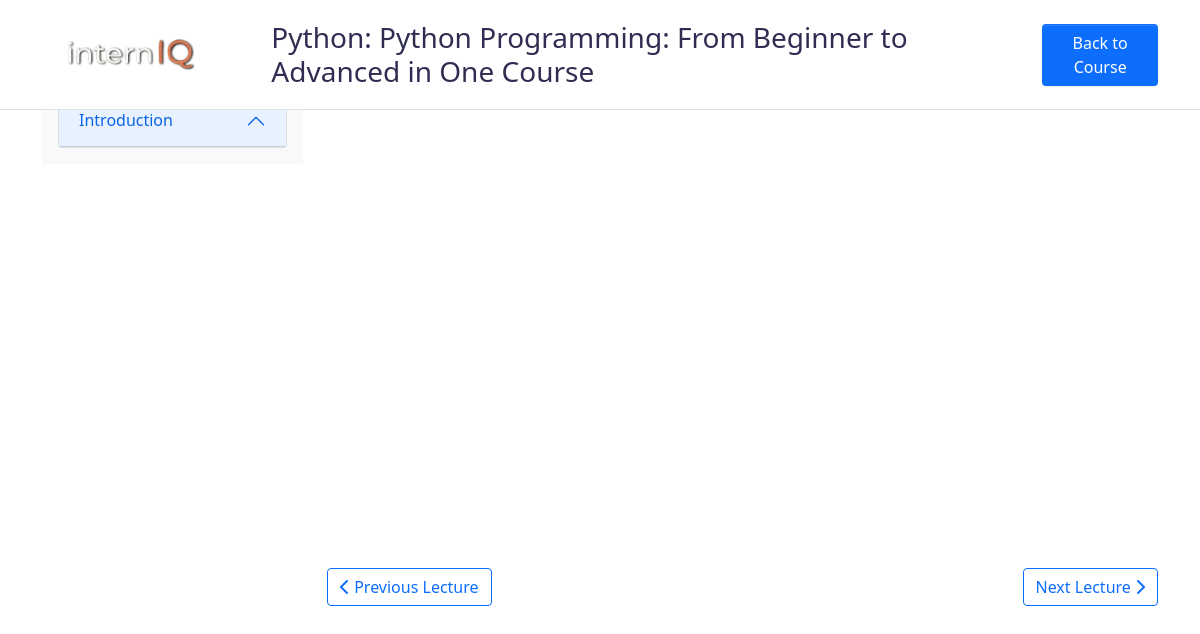
/course/watch-course/python-programming-from-beginner-to-advanced-in-one-course, run on an earlier commit of the app's database.
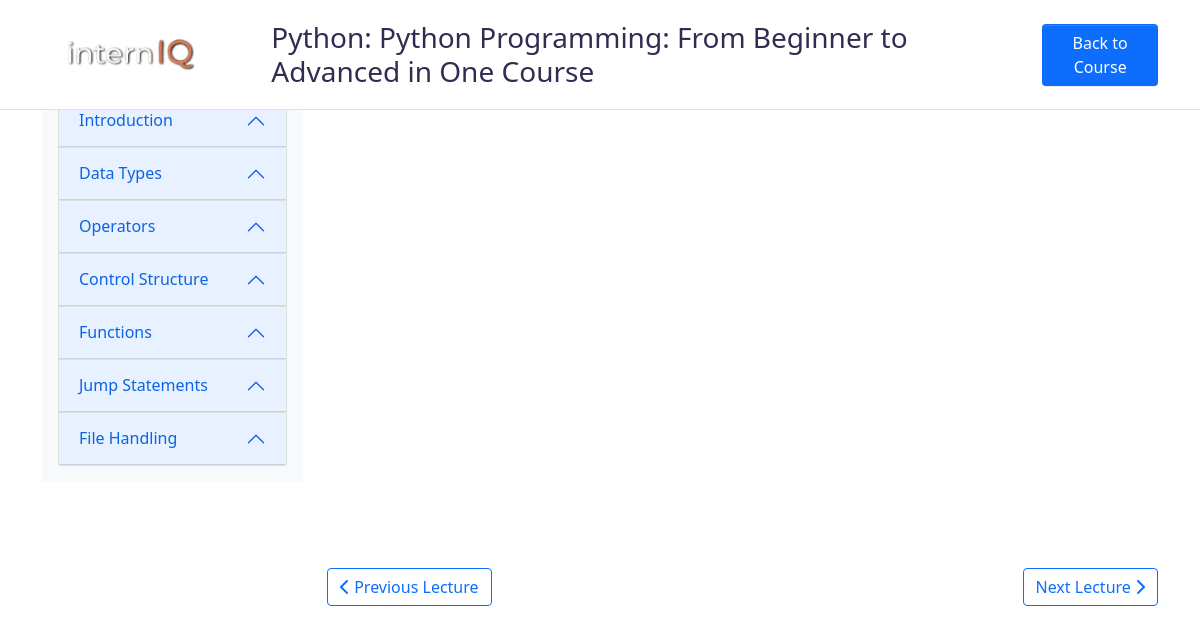
And on a later commit of the database.
### app/models.py (models this page shows, shortened)
class Lesson(models.Model):
    course = models.ForeignKey(Course, on_delete=models.CASCADE)
    name = models.CharField(max_length=200)

### LMS/views.py (the view)
# urls.py: path('course/watch-course/<slug:slug>',views.WATCH_COURSE,name='watch_course'),
def WATCH_COURSE(request, slug):
    course = get_object_or_404(Course, slug=slug)
    lecture_number = request.GET.get('lecture')
    if lecture_number:
        try:
            lecture_number = int(lecture_number)
            video = Video.objects.filter(course=course, serial_number=lecture_number).first()
            if not video:
                return redirect('404')  # Adjust according to your error handling
        except ValueError:
            return redirect('404')
    else:
        video = Video.objects.filter(course=course).order_by('serial_number').first()
    if video:
        next_video = Video.objects.filter(course=course, serial_number__gt=video.serial_number).order_by('serial_number').first()
        prev_video = Video.objects.filter(course=course, serial_number__lt=video.serial_number).order_by('-serial_number').first()
        next_id = next_video.serial_number if next_video else None
        prev_id = prev_video.serial_number if prev_video else None
    else:
        next_id = None
        prev_id = None
    context = {
        'course': course,
        'video': video,
        'next_id': next_id,
        'prev_id': prev_id,
    }
    return render(request, "course/watch-course.html", context)

### templates/course/watch-course.html (shortened to what this page needs)
{% load static %}
<!doctype html>
<html lang="en">
<head>
    <link rel="stylesheet" href="{% static 'assets/fonts/fontawesome/fontawesome.css' %}">
    <link rel="stylesheet" href="{% static 'assets/libs/@fancyapps/fancybox/dist/jquery.fancybox.min.css' %}">
    <link rel="stylesheet" href="{% static 'assets/libs/aos/dist/aos.css' %}">
    <link rel="stylesheet" href="{% static 'assets/libs/choices.js/public/assets/styles/choices.min.css' %}">
    <link rel="stylesheet" href="{% static 'assets/libs/flickity-fade/flickity-fade.css' %}">
    <link rel="stylesheet" href="{% static 'assets/libs/flickity/dist/flickity.min.css' %}">
    <link rel="stylesheet" href="{% static 'assets/libs/highlightjs/styles/vs2015.css' %}">
    <link rel="stylesheet" href="{% static 'assets/libs/jarallax/dist/jarallax.css' %}">
    <link rel="stylesheet" href="{% static 'assets/libs/quill/dist/quill.core.css' %}">
    <link href='https://api.mapbox.com/mapbox-gl-js/v0.53.0/mapbox-gl.css' rel='stylesheet' />
    <link rel="stylesheet" href="{% static 'assets/css/theme.min.css' %}">
    <link href="https://stackpath.bootstrapcdn.com/bootstrap/5.1.3/css/bootstrap.min.css" rel="stylesheet">
</head>
<body class="bg-white">
    <header class="bg-white border-bottom py-3 header-fixed">
        <div class="container">
            <div class="d-flex align-items-center justify-content-between">
                <a class="navbar-brand" href="{% url 'home' %}">
                    <img src="{% static 'assets/img/logo_new.png' %}" class="navbar-brand-img" alt="Logo" height="50">
                </a>
                <div class="d-none d-md-block ms-md-6 me-auto">
                    <h3 class="mb-0">{{ course.category.name }}: {{ course.title }}</h3>
                </div>
                <a href="{% url 'mycourse' %}" class="btn btn-primary">Back to Course</a>
            </div>
        </div>
    </header>
    <div class="container mt-4">
        <div class="row">
            <div class="col-lg-3">
                <div class="collapse d-lg-block" id="sidebar">
                    <div class="bg-light p-3">
                        <form class="mb-3">
                            <div class="input-group">
                                <button class="btn btn-outline-secondary" type="submit">
                                </button>
                            </div>
                        </form>
                        <div id="accordionCurriculum">
                            {% for lesson in course.lesson_set.all %}
                            <div class="accordion-item">
                                <h2 class="accordion-header" id="heading{{ lesson.id }}">
                                    <button class="accordion-button" type="button" data-bs-toggle="collapse" data-bs-target="#collapse{{ lesson.id }}" aria-expanded="true" aria-controls="collapse{{ lesson.id }}">
                                        {{ lesson.name }}
                                    </button>
                                </h2>
                            </div>
                            {% endfor %}
                        </div>
                    </div>
                </div>
            </div>
            <div class="col-lg-9">
                <h2 class="font-size-xl mb-4">{{ video.title }}</h2>
                <div class="video-wrapper mb-4">
                    <iframe src="https://www.youtube.com/embed/{{ video.youtube_id }}?autoplay=0&controls=1&modestbranding=1&rel=0"
        frameborder="0"
        allow="autoplay; encrypted-media; fullscreen"
        title="{{ video.title }}">
</iframe>
        </div>
        <div class="d-md-flex align-items-center justify-content-between mb-4">
            <a href="?lecture={{ prev_id }}" class="btn btn-outline-primary mb-2 mb-md-0">
                <i class="fa fa-chevron-left"></i> Previous Lecture
            </a>
            <a href="?lecture={{ next_id }}" class="btn btn-outline-primary ms-md-auto">
                Next Lecture <i class="fa fa-chevron-right"></i>
            </a>
        </div>
    </div>
</div>
</div>
</body>
</html>

What changed in the data, as far as the page shows it:
added Lesson: name "Data Types"
added Lesson: name "Operators"
added Lesson: name "Control Structure"
added Lesson: name "Functions"
added Lesson: name "Jump Statements"
added Lesson: name "File Handling"
